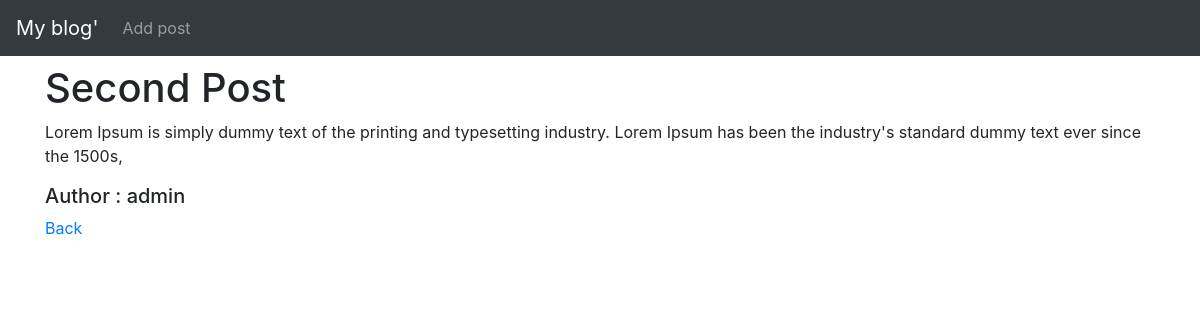
The app's page /article/detail/2 with its own data.
### main/models.py (models this page shows, shortened)
class Post(models.Model):
    title = models.CharField(max_length=255)
    description = models.TextField()
    author = models.ForeignKey(User,on_delete=models.CASCADE)

### main/views.py (the view)
# urls.py: path('article/detail/<int:pk>',views.postDetail.as_view(),name='postDetail'),
class postDetail(DetailView):
    model = Post
    template_name = 'detailPost.html'

### main/templates/detailPost.html
{% extends 'base.html' %} {% block title %} {{object.title}} {% endblock title %} {% block body %}
<h1>{{object.title}}</h1>
<p>{{object.description}}</p>
<h5>Author : {{object.author}}</h5>
<a href=" {% url 'index' %} "> Back</a>
{% endblock body %}

### records on screen
Post: title "Second Post", description "Lorem Ipsum is simply dummy text of the printing and typesetting industry. Lorem Ipsum has been the industry's standard dummy text ever since the 1500s,", author "admin"
